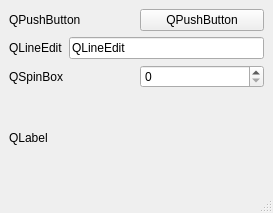
<?xml version="1.0" encoding="UTF-8"?>
<ui version="4.0">
 <class>MainWindow</class>
 <widget class="QMainWindow" name="MainWindow">
  <property name="geometry">
   <rect>
    <x>0</x>
    <y>0</y>
    <width>273</width>
    <height>213</height>
   </rect>
  </property>
  <property name="windowTitle">
   <string>MainWindow</string>
  </property>
  <widget class="QWidget" name="centralwidget">
   <layout class="QVBoxLayout" name="verticalLayout_2">
    <item>
     <layout class="QVBoxLayout" name="verticalLayout">
      <item>
       <layout class="QHBoxLayout" name="horizontalLayout">
        <item>
         <widget class="QLabel" name="label">
          <property name="text">
           <string>QPushButton</string>
          </property>
         </widget>
        </item>
        <item>
         <widget class="QPushButton" name="pushButton">
          <property name="text">
           <string>QPushButton</string>
          </property>
         </widget>
        </item>
       </layout>
      </item>
      <item>
       <layout class="QHBoxLayout" name="horizontalLayout_2">
        <item>
         <widget class="QLabel" name="label_2">
          <property name="text">
           <string>QLineEdit</string>
          </property>
         </widget>
        </item>
        <item>
         <widget class="QLineEdit" name="lineEdit">
          <property name="text">
           <string>QLineEdit</string>
          </property>
         </widget>
        </item>
       </layout>
      </item>
      <item>
       <layout class="QHBoxLayout" name="horizontalLayout_3">
        <item>
         <widget class="QLabel" name="label_3">
          <property name="text">
           <string>QSpinBox</string>
          </property>
         </widget>
        </item>
        <item>
         <widget class="QSpinBox" name="spinBox"/>
        </item>
       </layout>
      </item>
      <item>
       <widget class="QLabel" name="label_4">
        <property name="text">
         <string>QLabel</string>
        </property>
       </widget>
      </item>
     </layout>
    </item>
   </layout>
  </widget>
  <widget class="QMenuBar" name="menubar">
   <property name="geometry">
    <rect>
     <x>0</x>
     <y>0</y>
     <width>273</width>
     <height>33</height>
    </rect>
   </property>
  </widget>
  <widget class="QStatusBar" name="statusbar"/>
 </widget>
 <resources/>
 <connections/>
</ui>
